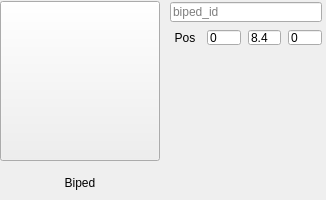
            <widget class="QWidget" name="bipedWidget" native="true">
             <property name="minimumSize">
              <size>
               <width>0</width>
               <height>200</height>
              </size>
             </property>
             <property name="maximumSize">
              <size>
               <width>16777215</width>
               <height>200</height>
              </size>
             </property>
             <layout class="QHBoxLayout" name="horizontalLayout_56">
              <property name="leftMargin">
               <number>0</number>
              </property>
              <property name="topMargin">
               <number>0</number>
              </property>
              <property name="rightMargin">
               <number>0</number>
              </property>
              <property name="bottomMargin">
               <number>0</number>
              </property>
              <item>
               <widget class="QWidget" name="bipedLeft" native="true">
                <property name="minimumSize">
                 <size>
                  <width>160</width>
                  <height>0</height>
                 </size>
                </property>
                <layout class="QVBoxLayout" name="verticalLayout_21">
                 <property name="leftMargin">
                  <number>0</number>
                 </property>
                 <property name="topMargin">
                  <number>0</number>
                 </property>
                 <property name="rightMargin">
                  <number>0</number>
                 </property>
                 <property name="bottomMargin">
                  <number>0</number>
                 </property>
                 <item>
                  <widget class="QPushButton" name="bipedThumb">
                   <property name="minimumSize">
                    <size>
                     <width>0</width>
                     <height>160</height>
                    </size>
                   </property>
                   <property name="text">
                    <string/>
                   </property>
                   <property name="icon">
                    <iconset>
                     <normaloff>fullbody.png</normaloff>fullbody.png</iconset>
                   </property>
                   <property name="iconSize">
                    <size>
                     <width>145</width>
                     <height>145</height>
                    </size>
                   </property>
                  </widget>
                 </item>
                 <item>
                  <widget class="QLabel" name="bipedLbl">
                   <property name="maximumSize">
                    <size>
                     <width>16777215</width>
                     <height>30</height>
                    </size>
                   </property>
                   <property name="text">
                    <string>Biped</string>
                   </property>
                   <property name="alignment">
                    <set>Qt::AlignCenter</set>
                   </property>
                  </widget>
                 </item>
                </layout>
               </widget>
              </item>
              <item>
               <widget class="QWidget" name="bipedRight" native="true">
                <property name="maximumSize">
                 <size>
                  <width>160</width>
                  <height>16777215</height>
                 </size>
                </property>
                <layout class="QVBoxLayout" name="verticalLayout_22">
                 <property name="spacing">
                  <number>0</number>
                 </property>
                 <property name="leftMargin">
                  <number>0</number>
                 </property>
                 <property name="topMargin">
                  <number>0</number>
                 </property>
                 <property name="rightMargin">
                  <number>0</number>
                 </property>
                 <property name="bottomMargin">
                  <number>0</number>
                 </property>
                 <item>
                  <widget class="QWidget" name="bipedID" native="true">
                   <property name="minimumSize">
                    <size>
                     <width>0</width>
                     <height>25</height>
                    </size>
                   </property>
                   <property name="maximumSize">
                    <size>
                     <width>16777215</width>
                     <height>30</height>
                    </size>
                   </property>
                   <layout class="QHBoxLayout" name="horizontalLayout_22">
                    <property name="spacing">
                     <number>1</number>
                    </property>
                    <property name="leftMargin">
                     <number>4</number>
                    </property>
                    <property name="topMargin">
                     <number>2</number>
                    </property>
                    <property name="rightMargin">
                     <number>4</number>
                    </property>
                    <property name="bottomMargin">
                     <number>2</number>
                    </property>
                    <item>
                     <widget class="QLineEdit" name="bipedIDEdit">
                      <property name="maximumSize">
                       <size>
                        <width>16777215</width>
                        <height>20</height>
                       </size>
                      </property>
                      <property name="placeholderText">
                       <string>biped_id</string>
                      </property>
                     </widget>
                    </item>
                   </layout>
                  </widget>
                 </item>
                 <item>
                  <widget class="QWidget" name="bipedPos" native="true">
                   <property name="minimumSize">
                    <size>
                     <width>0</width>
                     <height>25</height>
                    </size>
                   </property>
                   <property name="maximumSize">
                    <size>
                     <width>16777215</width>
                     <height>30</height>
                    </size>
                   </property>
                   <layout class="QHBoxLayout" name="horizontalLayout_53">
                    <property name="spacing">
                     <number>7</number>
                    </property>
                    <property name="leftMargin">
                     <number>4</number>
                    </property>
                    <property name="topMargin">
                     <number>2</number>
                    </property>
                    <property name="rightMargin">
                     <number>4</number>
                    </property>
                    <property name="bottomMargin">
                     <number>2</number>
                    </property>
                    <item>
                     <widget class="QLabel" name="bipedPosLbl">
                      <property name="minimumSize">
                       <size>
                        <width>30</width>
                        <height>0</height>
                       </size>
                      </property>
                      <property name="maximumSize">
                       <size>
                        <width>30</width>
                        <height>16777215</height>
                       </size>
                      </property>
                      <property name="text">
                       <string>Pos</string>
                      </property>
                      <property name="alignment">
                       <set>Qt::AlignCenter</set>
                      </property>
                     </widget>
                    </item>
                    <item>
                     <widget class="QLineEdit" name="bipedPosXEdit">
                      <property name="maximumSize">
                       <size>
                        <width>16777215</width>
                        <height>15</height>
                       </size>
                      </property>
                      <property name="text">
                       <string>0</string>
                      </property>
                     </widget>
                    </item>
                    <item>
                     <widget class="QLineEdit" name="bipedPosYEdit">
                      <property name="maximumSize">
                       <size>
                        <width>16777215</width>
                        <height>15</height>
                       </size>
                      </property>
                      <property name="text">
                       <string>8.4</string>
                      </property>
                     </widget>
                    </item>
                    <item>
                     <widget class="QLineEdit" name="bipedPosZEdit">
                      <property name="maximumSize">
                       <size>
                        <width>16777215</width>
                        <height>15</height>
                       </size>
                      </property>
                      <property name="text">
                       <string>0</string>
                      </property>
                     </widget>
                    </item>
                   </layout>
                  </widget>
                 </item>
                 <item>
                  <spacer name="verticalSpacer_9">
                   <property name="orientation">
                    <enum>Qt::Vertical</enum>
                   </property>
                   <property name="sizeHint" stdset="0">
                    <size>
                     <width>20</width>
                     <height>34</height>
                    </size>
                   </property>
                  </spacer>
                 </item>
                </layout>
               </widget>
              </item>
             </layout>
            </widget>
